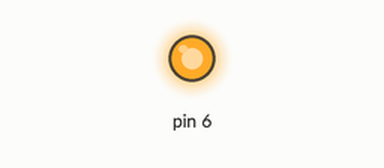
Bench run of a sketch on a simulated Arduino Uno, built with avr-gcc and run on an emulated ATmega328P. Shown: output pins drawn as LEDs (lit = HIGH).

Above: at 1.5 s.
At 3.5 s:
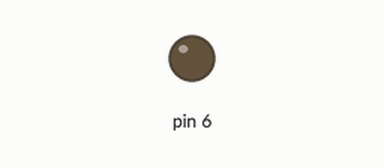
Timing chart, 0 to 5.2 s (numbered marks = the images above):
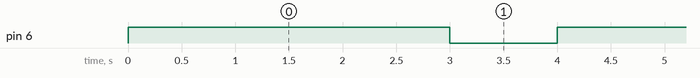

The sketch:

practice_7.ino
```cpp
void setup() {
  // put your setup code here, to run once:
  pinMode(6, OUTPUT); //6번 핀 출력 용으로 설정
}

void loop() {
  // put your main code here, to run repeatedly:
  digitalWrite(6, HIGH); //HIGH 신호 인가
  delay(3000); //3초 간 모터 동작
  digitalWrite(6, LOW); //LOW 신호 인가
  delay(1000); //1초 간 모터 멈춤
}
```

Measured:
- by itself, pin 6: alternates HIGH for 3.0 s and LOW for 1.0 s
